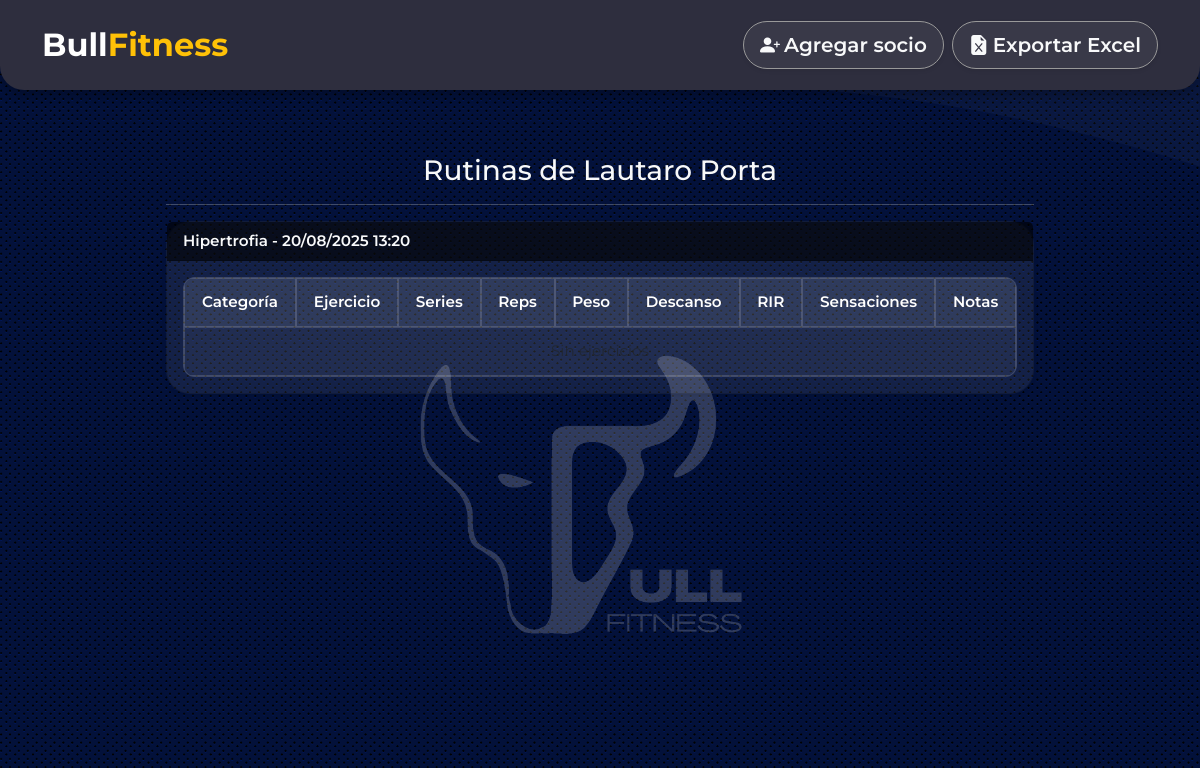
/mis_rutinas/1/, run on an earlier commit of the app's database.
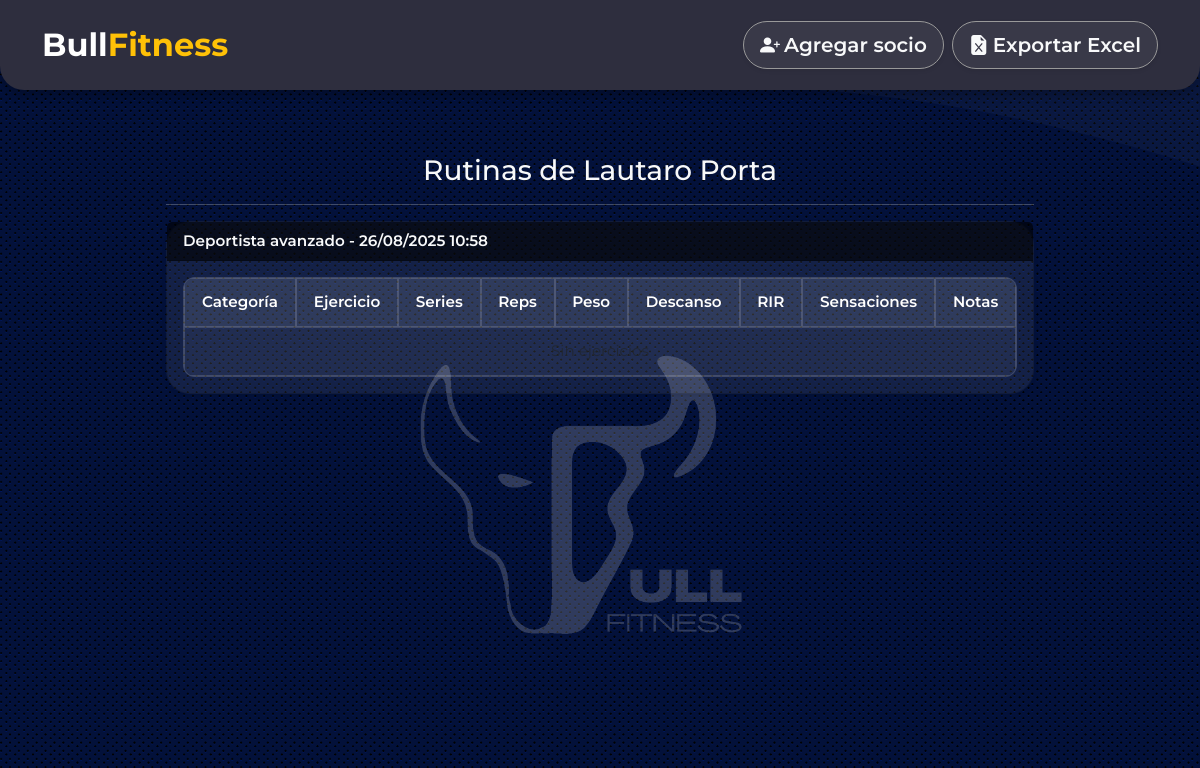
And on a later commit of the database.
### gymapp/models.py (models this page shows, shortened)
class Rutina(models.Model):
    ESTRUCTURAS = [
        ("hipertrofia", "Hipertrofia"),
        ("fuerza_base", "Fuerza base"),
        ("deportista", "Deportista avanzado"),
        ("acondicionamiento", "Acondicionamiento físico"),
        ("edad_temprana", "Edad temprana"),
        ("original", "Original"),
    ]
    member = models.ForeignKey(Member, on_delete=models.CASCADE, related_name="rutinas")
    estructura = models.CharField(max_length=50, choices=ESTRUCTURAS)
    fecha_creacion = models.DateTimeField(auto_now_add=True)

### gymapp/views.py (the view)
# urls.py: path('mis_rutinas/<int:member_id>/', views.mis_rutinas, name='mis_rutinas'),
def mis_rutinas(request, member_id):
    member = get_object_or_404(Member, pk=member_id)
    rutinas = member.rutinas.order_by("-fecha_creacion")
    return render(request, "gymapp/mis_rutinas.html", {
        "member": member,
        "rutinas": rutinas
    })

### gymapp/templates/gymapp/mis_rutinas.html (shortened to what this page needs)
{% extends "gymapp/base.html" %}
{% block content %}
<div class="container mt-4 rutina-form">
    <h3 class="text-center">Rutinas de {{ member.nombre_apellido }}</h3>
    <hr>
    {% for rutina in rutinas %}
        <div class="card mb-4 shadow-sm">
            <div class="card-header rutinas-card-header">
                {{ rutina.get_estructura_display }} - {{ rutina.fecha_creacion|date:"d/m/Y H:i" }}
            </div>
            <div class="card-body">
                <div class="table-responsive">
                    <table class="rutinas-table text-center align-middle">
                        <thead>
                            <tr>
                                <th>Categoría</th>
                                <th>Ejercicio</th>
                                <th>Series</th>
                                <th>Reps</th>
                                <th>Peso</th>
                                <th>Descanso</th>
                                <th>RIR</th>
                                <th>Sensaciones</th>
                                <th>Notas</th>
                            </tr>
                        </thead>
                        <tbody>
                            {% for d in rutina.detalles.all %}
                            <tr>
                                <td>{{ d.categoria }}</td>
                                <td>{{ d.ejercicio.nombre }}</td>
                                <td>{{ d.series }}</td>
                                <td>{{ d.repeticiones }}</td>
                                <td>{{ d.peso }}</td>
                                <td>{{ d.descanso }}</td>
                                <td>{{ d.rir }}</td>
                                <td>{{ d.sensaciones }}</td>
                                <td>{{ d.notas }}</td>
                            </tr>
                            {% empty %}
                            <tr><td colspan="9" class="text-muted">Sin ejercicios</td></tr>
                            {% endfor %}
                        </tbody>
                    </table>
                </div>
            </div>
        </div>
    {% empty %}
        <p class="text-muted">Todavía no tenés rutinas cargadas.</p>
    {% endfor %}
</div>
{% endblock %}

What changed in the data, as far as the page shows it:
removed Rutina: estructura "Hipertrofia", fecha_creacion "20/08/2025 13:20"
added Rutina: estructura "Deportista avanzado", fecha_creacion "26/08/2025 10:58"
